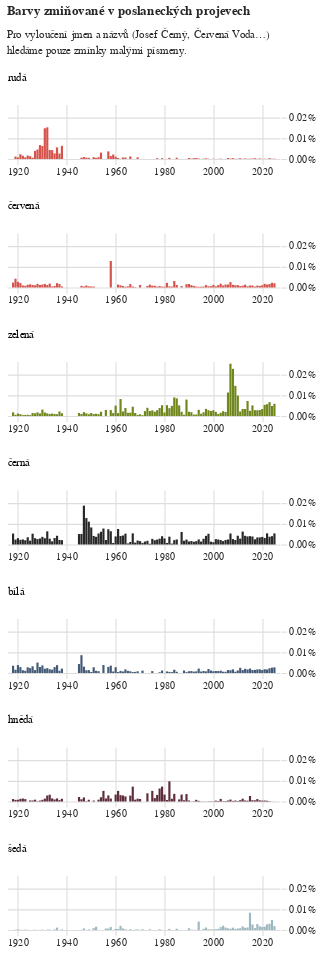

The notebook cell this image was saved under:
### Code cell
barvy_graf = alt.Chart(
    barvy.to_pandas(),
    width=250,
    height=50,
    title=alt.Title(
        'Barvy zmiňované v poslaneckých projevech',
        subtitle=['Pro vyloučení jmen a názvů (Josef Černý, Červená Voda…)','hledáme pouze zmínky malými písmeny.']
    )
).mark_bar(
    width=2
).encode(
    alt.X("datum:T", title=None),
    alt.Y("pomer:Q", axis=alt.Axis(title=None, orient="right",format="%")),
    alt.Row(
        "co:N", title=None, header=alt.Header(labelAngle=0, labelAlign='left', labelAnchor='start', labelOrient='top', labelFont='Asap'),
        sort=poradi
    ),
    alt.Color("co:N", title=None, legend=None, scale=alt.Scale(
        range=['#D6534B','#D6534B','#70871E','#292829','#445B78','#5E2D3A','#9eb8c1','#E09DA3']
    ), sort=poradi
             )
).resolve_axis(
    x="independent"
).configure_view(
    stroke='transparent'
)

barvy_graf

### Figure 1 — Vega-Lite specification as saved in the notebook (floating-point values rounded to 4 significant figures; data arrays with more than 128 entries replaced by an {"elided": "..."} marker saying what was removed)
{"config": {"title": {"font": "Noticia Text", "fontSize": 11.5, "anchor": "start", "lineHeight": 19, "fontWeight": "bolder", "subtitleFont": "Noticia Text", "subtitleFontSize": 10, "subtitleLineHeight": 15, "subtitlePadding": 10, "dy": -10, "color": "#292829", "subtitleColor": "#292829"}, "axis": {"labelFont": "Asap", "titleFont": "Asap", "fontWeight": "lighter", "titleFontWeight": "lighter", "labelFontSize": 9, "titleFontSize": 9, "labelPadding": 2, "titlePadding": 9, "domainOpacity": 0, "tickColor": "#DCDDD6", "labelColor": "#292829"}, "legend": {"labelFont": "Asap", "labelFontWeight": "normal", "titleFont": "Asap", "titleFontWeight": "normal", "labelFontSize": 9, "titleFontSize": 9, "labelColor": "#292829"}, "view": {"stroke": "transparent"}}, "data": {"name": "data-1337fde411b377005d565f3743b6aba2"}, "mark": {"type": "bar", "width": 2}, "encoding": {"color": {"field": "co", "legend": null, "scale": {"range": ["#D6534B", "#D6534B", "#70871E", "#292829", "#445B78", "#5E2D3A", "#9eb8c1", "#E09DA3"]}, "sort": ["rudá", "červená", "zelená", "černá", "bílá", "hnědá", "růžová", "šedá"], "title": null, "type": "nominal"}, "row": {"field": "co", "header": {"labelAlign": "left", "labelAnchor": "start", "labelAngle": 0, "labelFont": "Asap", "labelOrient": "top"}, "sort": ["rudá", "červená", "zelená", "černá", "bílá", "hnědá", "růžová", "šedá"], "title": null, "type": "nominal"}, "x": {"field": "datum", "title": null, "type": "temporal"}, "y": {"axis": {"format": "%", "orient": "right", "title": null}, "field": "pomer", "type": "quantitative"}}, "height": 50, "resolve": {"axis": {"x": "independent"}}, "title": {"text": "Barvy zmiňované v poslaneckých projevech", "subtitle": ["Pro vyloučení jmen a názvů (Josef Černý, Červená Voda…)", "hledáme pouze zmínky malými písmeny."]}, "width": 250, "$schema": "https://vega.github.io/schema/vega-lite/v5.8.0.json", "datasets": {"data-1337fde411b377005d565f3743b6aba2": {"elided": "714 records"}}}
